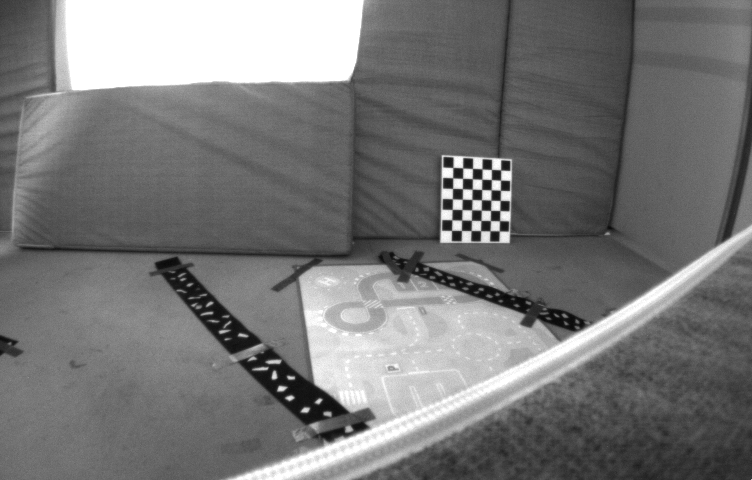
//> input picture backends/cuda/tests/images/1403715887284058112.png, 752 x 480 px
$ ./level0_floor_noise ../../backends/cuda/tests/images/1403715887284058112.png 100   (built with g++ and OpenCV 4)
//> lines starting //> are read from the running program, lines starting //| are printed output that depends on the picture
// ===========================================================================
// earlier work -- THE 1-BIT LEVEL-0 LOCALISATION FLOOR.
//
// Three pyramid parameters had been measured and none explained that work’s standing
// accuracy MISS, so the question became whether the REPRESENTATION was the limit.
// This file answers it, and the answer is no.
//
// ARM 1 -- THE PARTITION METHOD, and it replaces the oracle that measurement’s rule first
// sketched. That sketch was DEGENERATE: it formed candidates the same way as the
// observation, so the Hamming-nearest candidate was the observation itself and the
// "floor" would have been exactly zero by construction. The flaw was found and the
// method replaced BEFORE any number was taken; the decision BANDS are untouched.
//
// The replacement inverts nothing. As a translation d varies continuously, the
// binarized window changes only when some pixel's gradient crosses the threshold,
// so over d in [0,1) the observation takes FINITELY MANY distinct values and d is
// partitioned into intervals indistinguishable from the bits alone. That partition
// IS the floor: the best any estimator can do is report an interval's midpoint.
// Measured as RMS(d - midpoint(interval(d))) over a fine sweep.
//
// ARM 2 -- WITH SENSOR NOISE, because arm 1 is noise-free and the obvious
// objection is that real frame 2 carries noise, making some of arm 1's state
// transitions uninformative. Here the observation is binarized from a NOISY frame
// and the candidates from clean ones, so nothing can recover d trivially.
//
// Windows with almost no edge in them are excluded and counted. Such a window is
// untrackable rather than imprecise, and including it would report a whole pixel
// of ignorance as if it were a floor.
// ===========================================================================

#include <opencv2/opencv.hpp>
#include <cstdio>
#include <vector>
#include <string>
#include <cmath>
#include <random>
#include <algorithm>

static cv::Mat referenceDenoise(const cv::Mat& img) {
    cv::Mat right = cv::Mat::zeros(img.size(), img.type());
    cv::Mat above = cv::Mat::zeros(img.size(), img.type());
    img.colRange(1, img.cols).copyTo(right.colRange(0, img.cols - 1));
    img.rowRange(0, img.rows - 1).copyTo(above.rowRange(1, img.rows));
    cv::Mat a, b, c, out;
    cv::min(above, img, a); cv::max(above, img, b);
    cv::min(b, right, c);   cv::max(a, c, out);
    return out;
}
static cv::Mat referenceEdgeFilter(const cv::Mat& gray, int thr) {
    const cv::Mat kx = (cv::Mat_<float>(1, 3) << -1, 0, 1);
    const cv::Mat ky = (cv::Mat_<float>(3, 1) << -1, 0, 1);
    cv::Mat dx, dy;
    cv::filter2D(gray, dx, CV_32F, kx);
    cv::filter2D(gray, dy, CV_32F, ky);
    dx = cv::abs(dx); dy = cv::abs(dy);
    cv::Mat mask = (dx >= thr) | (dy >= thr);
    cv::Mat out = cv::Mat::zeros(gray.size(), CV_8U);
    out.setTo(255, mask);
    return out;
}
static cv::Mat preprocess(const cv::Mat& g, int thr) {
    return referenceEdgeFilter(referenceDenoise(g), thr);
}
static cv::Mat shiftX(const cv::Mat& g, double d) {
    cv::Mat m = (cv::Mat_<double>(2, 3) << 1, 0, d, 0, 1, 0);
    cv::Mat out;
    cv::warpAffine(g, out, m, g.size(), cv::INTER_CUBIC, cv::BORDER_REFLECT_101);
    return out;
}

int main(int argc, char** argv) {
    const std::string path = argv[1];
    const int thr = argc > 2 ? std::atoi(argv[2]) : 17;
    const cv::Mat gray = cv::imread(path, cv::IMREAD_GRAYSCALE);
//> gray is the input picture: 480 rows x 752 cols, CV_8UC1; min 7, max 255, mean 119.1
    if (gray.empty()) return 1;

    const double step = 0.01;
    const int N = 100;
    std::vector<cv::Mat> cand(static_cast<size_t>(N));
    for (int i = 0; i < N; ++i) cand[static_cast<size_t>(i)] = preprocess(shiftX(gray, i * step), thr);
//> this loop made 100 passes
//> m in shiftX on passes 3 to 14: [[1, 0, 0.02], [0, 1, 0]], [[1, 0, 0.03], [0, 1, 0]], [[1, 0, 0.04], [0, 1, 0]], [[1, 0, 0.05], [0, 1, 0]], [[1, 0, 0.06], [0, 1, 0]], [[1, 0, 0.07], [0, 1, 0]], [[1, 0, 0.08], [0, 1, 0]], [[1, 0, 0.09], [0, 1, 0]], [[1, 0, 0.1], [0, 1, 0]], [[1, 0, 0.11], [0, 1, 0]], [[1, 0, 0.12], [0, 1, 0]], [[1, 0, 0.13], [0, 1, 0]]
//> pass 1, in referenceEdgeFilter, `cv::filter2D(gray, dx, CV_32F, kx);`:
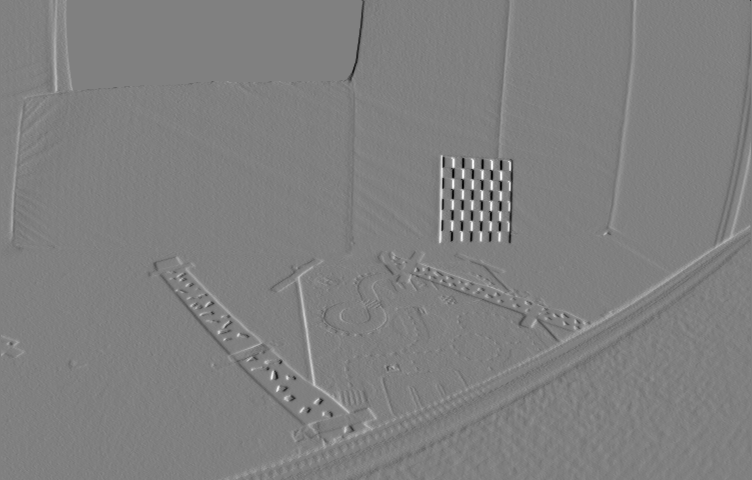
//> dx: 480 rows x 752 cols, CV_32FC1; min -185, max 183, mean 0; drawn with min black and max white
//> pass 1, in referenceEdgeFilter, `cv::filter2D(gray, dy, CV_32F, ky);`:
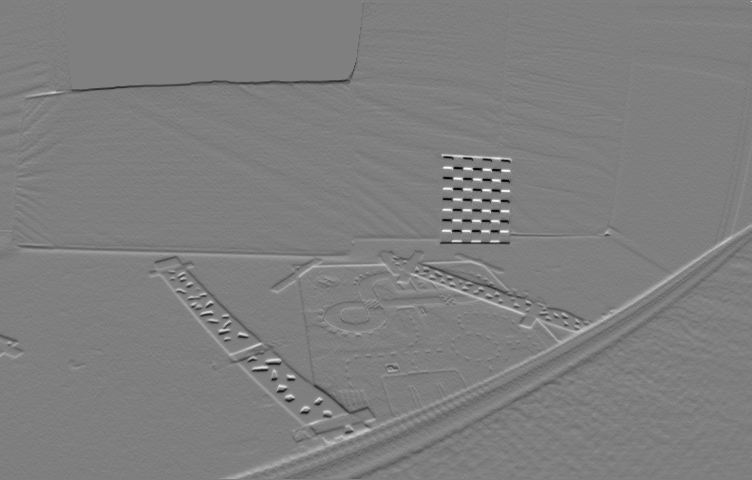
//> dy: 480 rows x 752 cols, CV_32FC1; min -186, max 187, mean -0.2; drawn with min black and max white
//> pass 1, in referenceEdgeFilter, `dx = cv::abs(dx)`:
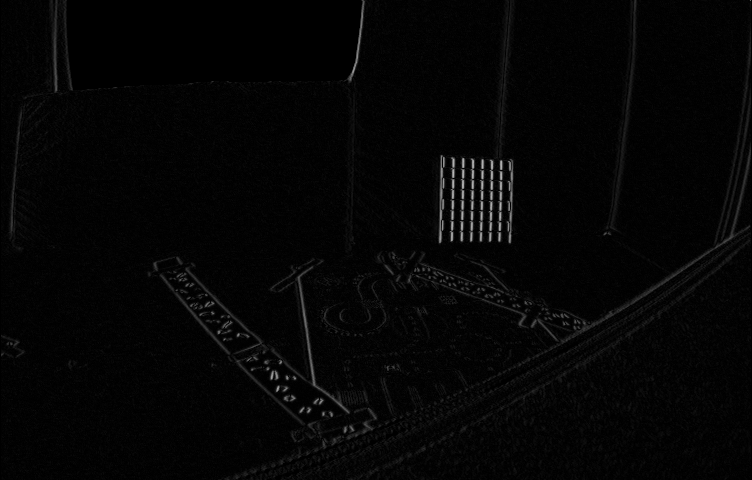
//> dx: 480 rows x 752 cols, CV_32FC1; min 0, max 185, mean 5
//> pass 1, in referenceEdgeFilter, `dy = cv::abs(dy)`:
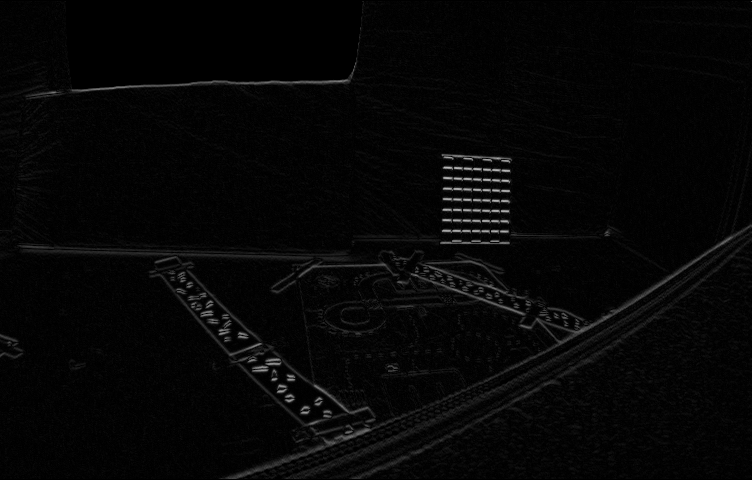
//> dy: 480 rows x 752 cols, CV_32FC1; min 0, max 187, mean 6

    const int win = 31, half = win / 2;
    std::vector<cv::Rect> rects;
    for (int cy = half + 20; cy + half < gray.rows - 20; cy += 37) {
        for (int cx = half + 20; cx + half < gray.cols - 20; cx += 41) {
            rects.emplace_back(cx - half, cy - half, win, win);
        }
    }
    printf("31x31, %zu windows, candidate grid %.2f px, threshold %d\n", rects.size(), step, thr);
//| 31x31, 204 windows, candidate grid 0.01 px, threshold 100
    printf(" sigma (gray levels) | FLOOR rms px | max px | median px\n");
    printf(" --------------------+---------------+--------+----------\n");

    std::mt19937 rng(12345);
    for (double sigma : {0.0, 0.5, 1.0, 2.0, 4.0}) {
        std::vector<double> errs;
        for (int t = 10; t < N; t += 17) {                 // true displacements
            const double d = t * step;
            cv::Mat clean = shiftX(gray, d), noisy = clean.clone();
            if (sigma > 0.0) {
                cv::Mat n(clean.size(), CV_32F);
                std::normal_distribution<float> g(0.0f, static_cast<float>(sigma));
                for (int y = 0; y < n.rows; ++y) {
                    float* p = n.ptr<float>(y);
                    for (int x = 0; x < n.cols; ++x) p[x] = g(rng);
                }
                cv::Mat f; clean.convertTo(f, CV_32F);
                f += n; f.convertTo(noisy, CV_8U);
            }
            const cv::Mat obs = preprocess(noisy, thr);
            for (const cv::Rect& r : rects) {
                const cv::Mat op = obs(r);
                if (cv::countNonZero(op) < win) continue;
                int best = -1; int bestCost = 1 << 30;
                for (int i = 0; i < N; ++i) {
                    cv::Mat diff;
                    cv::compare(op, cand[static_cast<size_t>(i)](r), diff, cv::CMP_NE);
                    const int c = cv::countNonZero(diff);
                    if (c < bestCost) { bestCost = c; best = i; }
                }
                errs.push_back(std::fabs(best * step - d));
            }
        }
        std::sort(errs.begin(), errs.end());
        double sq = 0.0;
        for (double e : errs) sq += e * e;
        printf(" %19.1f | %13.4f | %6.4f | %8.4f\n", sigma,
               std::sqrt(sq / static_cast<double>(errs.size())), errs.back(),
               errs[errs.size() / 2]);
    }
    return 0;
}
